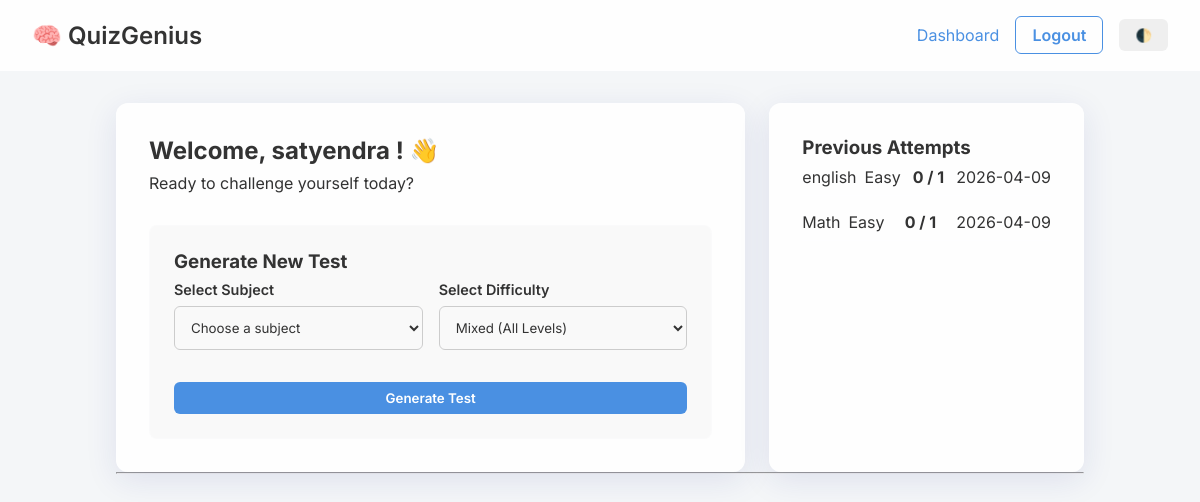
/dashboard (signed in), run on the app's committed database.
### tables this page shows
CREATE TABLE users (
            id INTEGER PRIMARY KEY AUTOINCREMENT,
            username TEXT UNIQUE NOT NULL,
            password TEXT NOT NULL,
            role TEXT NOT NULL DEFAULT 'user'
        );

CREATE TABLE attempts (
            id INTEGER PRIMARY KEY AUTOINCREMENT,
            user_id INTEGER NOT NULL,
            subject TEXT NOT NULL,
            difficulty TEXT NOT NULL,
            score INTEGER NOT NULL,
            total_questions INTEGER NOT NULL,
            date TIMESTAMP DEFAULT CURRENT_TIMESTAMP,
            FOREIGN KEY (user_id) REFERENCES users (id)
        );

### app.py (the view)
    def wrapper(*args, **kwargs):
        if not session.get('user_id'):
            flash("Please log in to access this page.", "warning")
            return redirect(url_for('login'))
        return func(*args, **kwargs)

### app.py (called while the page is built)
def get_current_user():
    user_id = session.get('user_id')
    if not user_id:
        return None
    cursor = execute_query("SELECT * FROM users WHERE id = ?", (user_id,))
    return cursor.fetchone()

def login_required(func):
    def wrapper(*args, **kwargs):
        if not session.get('user_id'):
            flash("Please log in to access this page.", "warning")
            return redirect(url_for('login'))
        return func(*args, **kwargs)
    wrapper.__name__ = func.__name__
    return wrapper

@app.route('/dashboard')
@login_required
def user_dashboard():
    user = get_current_user()
    if user['role'] == 'admin': return redirect(url_for('admin_dashboard'))
    cursor = execute_query("SELECT DISTINCT subject FROM questions")
    subjects = [row['subject'] for row in cursor.fetchall()]
    cursor = execute_query("SELECT * FROM attempts WHERE user_id = ? ORDER BY date DESC", (user['id'],))
    attempts = cursor.fetchall()
    return render_template('user_dashboard.html', user=user, subjects=subjects, attempts=attempts)

### database.py (called while the page is built)
def get_db():
    db = getattr(g, '_database', None)
    if db is None:
        db = g._database = sqlite3.connect(DATABASE)
        db.row_factory = sqlite3.Row
    return db

def execute_query(query, args=(), commit=False):
    db = get_db()
    cursor = db.cursor()
    cursor.execute(query, args)
    if commit:
        db.commit()
    return cursor

### templates/user_dashboard.html (shortened to what this page needs)
{% extends 'base.html' %}
{% block content %}
<div class="dashboard-grid">
    <div class="glass-panel main-panel">
        <h2>Welcome, {{ user.username }}! 👋</h2>
        <p>Ready to challenge yourself today?</p>
        <div class="test-config-card">
            <h3>Generate New Test</h3>
            <form action="{{ url_for('generate_test') }}" method="POST">
                <div class="form-row">
                    <div class="form-group flex-1">
                        <label for="subject">Select Subject</label>
                        <select name="subject" id="subject" class="custom-select" required>
                            <option value="" disabled selected>Choose a subject</option>
                        </select>
                    </div>
                    <div class="form-group flex-1">
                        <label for="difficulty">Select Difficulty</label>
                        <select name="difficulty" id="difficulty" class="custom-select">
                            <option value="All">Mixed (All Levels)</option>
                        </select>
                    </div>
                </div>
                <button type="submit" class="btn btn-primary btn-block">Generate Test</button>
            </form>
        </div>
    </div>
    <div class="glass-panel side-panel">
        <h3>Previous Attempts</h3>
        {% if attempts %}
            <ul class="attempts-list">
            {% for attempt in attempts %}
                <li class="attempt-item">
                    <div class="attempt-meta">
                        <span class="subject-badge">{{ attempt.subject }}</span>
                        <span class="difficulty-badge level-{{ attempt.difficulty|lower }}">{{ attempt.difficulty }}</span>
                    </div>
                    <div class="score-display">
                        <strong>{{ attempt.score }} / {{ attempt.total_questions }}</strong>
                    </div>
                    <div class="date-text">{{ attempt.date.split(' ')[0] }}</div>
                </li>
            {% endfor %}
            </ul>
        {% else %}
            <p class="text-muted">No test attempts yet. Start practicing!</p>
        {% endif %}
    </div>
</div>
<hr>
{% endblock %}

### static/style.css (style rules this page uses)
:root { --bg-color: #f4f6f8; --text-color: #333333; --primary-color: #4a90e2; --primary-hover: #357abd; --accent-color: #ff6b6b; --glass-bg: rgba(255, 255, 255, 0.85); --glass-border: rgba(255, 255, 255, 0.2); --shadow: 0 8px 32px 0 rgba(31, 38, 135, 0.1); --danger: #ff4757; --success: #2ed573; }
* { box-sizing: border-box; margin: 0; padding: 0; font-family: 'Inter', sans-serif; transition: background-color 0.3s, color 0.3s; }
body { background-color: var(--bg-color); color: var(--text-color); min-height: 100vh; }
h1, h2, h3 { margin-bottom: 0.5rem; }
.btn { padding: 0.5rem 1rem; border-radius: 6px; border: none; cursor: pointer; font-weight: 600; text-align: center; transition: transform 0.1s, opacity 0.2s; }
.btn-primary { background: var(--primary-color); color: white; }
.btn-block { display: block; width: 100%; margin-top: 1rem; }
.glass-panel { background: var(--glass-bg); backdrop-filter: blur(10px); border: 1px solid var(--glass-border); border-radius: 12px; padding: 2rem; box-shadow: var(--shadow); }
.form-group { margin-bottom: 1rem; }
.form-row { display: flex; gap: 1rem; }
.flex-1 { flex: 1; }
label { display: block; margin-bottom: 0.5rem; font-weight: 600; font-size: 0.9rem; }
input, select, textarea { width: 100%; padding: 0.75rem; border-radius: 6px; border: 1px solid #ccc; background: transparent; color: var(--text-color); }
.dashboard-grid { display: grid; grid-template-columns: 2fr 1fr; gap: 1.5rem; }
.test-config-card { margin-top: 2rem; background: rgba(0,0,0,0.02); padding: 1.5rem; border-radius: 8px; border: 1px solid var(--glass-border); }
.attempts-list { list-style: none; display: flex; flex-direction: column; gap: 1rem; }
.attempt-item { display: flex; align-items: center; justify-content: space-between; padding-bottom: 0.5rem; border-bottom: 1px solid var(--glass-border); }
.attempt-meta { display: flex; gap: 0.5rem; }

### data on the page
users: username "satyendra"
attempts: subject "english", difficulty "Easy", score "0", total_questions "1", date "2026-04-09"
attempts: subject "Math", difficulty "Easy", score "0", total_questions "1", date "2026-04-09"
